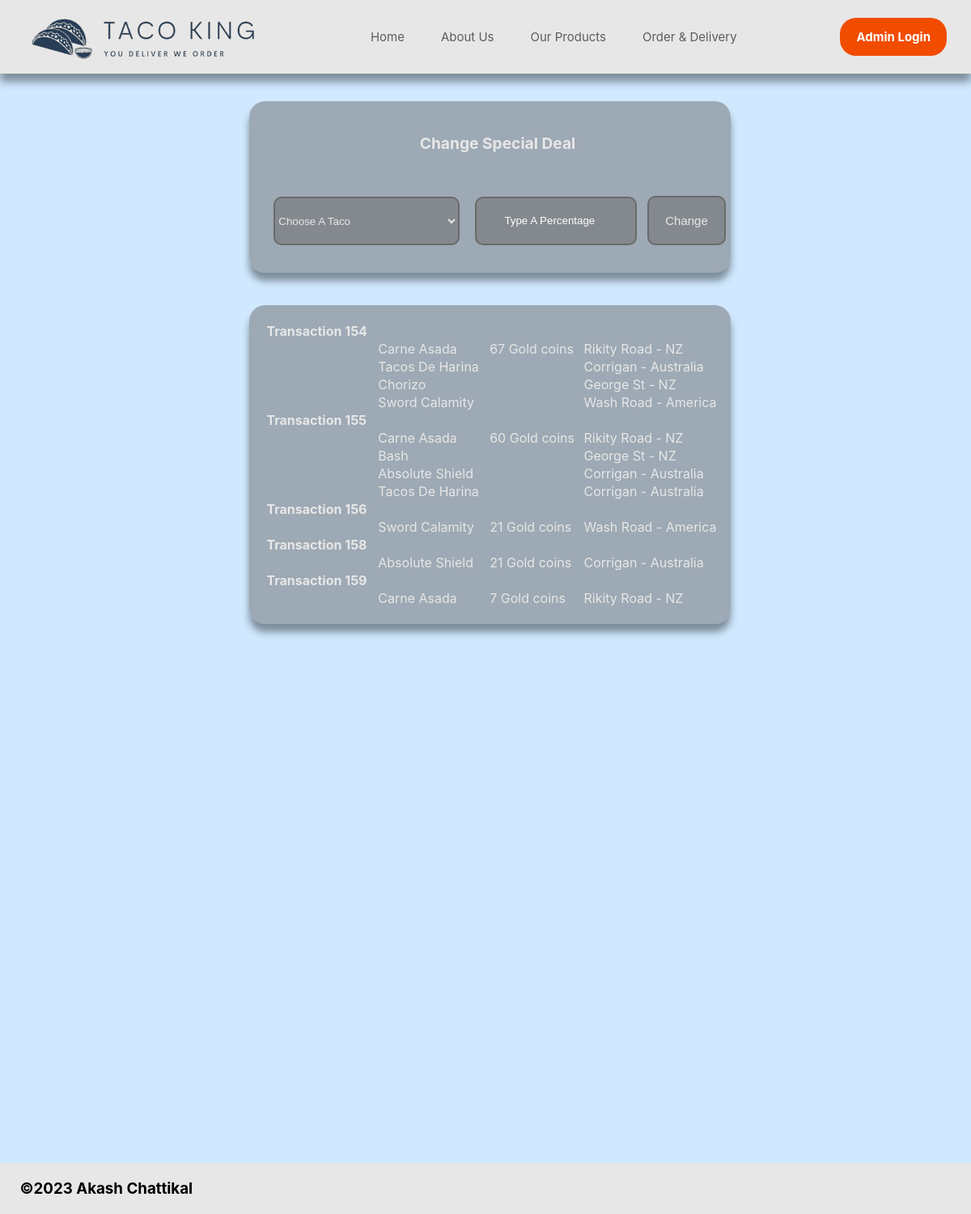
/admin (signed in), run on the app's committed database.
### tables this page shows
CREATE TABLE Taco_Types (id INTEGER PRIMARY KEY AUTOINCREMENT, photo TEXT, name TEXT, tortilla INTEGER REFERENCES Tortilla (id), description TEXT, price TEXT, discount_price TEXT, location INTEGER REFERENCES Locations (id));

CREATE TABLE Locations (id INTEGER PRIMARY KEY AUTOINCREMENT, name TEXT);

### routes.py (the view)
@app.route("/admin")
def admin():
    if session["admin"] is True:
        taco_names = select_database("SELECT name, id FROM Taco_Types;", None, 1)
        trancs = select_database('SELECT * FROM Orders', None, 1)
        transaction_list = []
        for tranc in trancs:
            id_num = tranc[0]
            taco_list = []
            total_cost = 0
            for i in range(1, len(tranc)-1):
                if tranc[i] is not None:
                    taco_info = select_database('SELECT name, location \
                    FROM Taco_Types WHERE id = ?', (tranc[i],), 2)
                    print(taco_info, print(tranc[i]))
                    name = taco_info[0]
                    location_id = taco_info[1]
                    location = select_database('SELECT name FROM Locations\
                    WHERE id = ?', (location_id,), 2)
                    if total_cost == 0:
                        total_cost = select_database('SELECT cost FROM Orders WHERE id=?', (id_num,), 2)[0]
                        taco_list.append([name, total_cost, location[0]])
                    else:
                        taco_list.append([name, "", location[0]])
            transaction_list.append([id_num, taco_list])
        return render_template("admin.html", tranc=transaction_list,
                               tacos=taco_names, title="Admin")
    else:
        abort(404)

### routes.py (called while the page is built)
def select_database(statement, id, mode):
    conn = sqlite3.connect("tacoshop.db")
    cur = conn.cursor()
    if id is None:
        cur.execute(statement)
    else:
        cur.execute(statement, id)
    if mode == 1:
        results = cur.fetchall()
    else:
        results = cur.fetchone()
    return results

### templates/admin.html (shortened to what this page needs)
{% extends "layout.html" %}
{% block content %}
<body class="admin">
    <table class="admin_table shadow table_bg rounded prevent-select">
        <tr>
            <td colspan="3" style="padding-top: 18px;">
                <h2 style="text-align: center;">
                    Change Special Deal
                </h2>
            </td>
        </tr>
        <tr>
            <td colspan="3">
            </td>
        </tr>
        <tr>
            <form action="/set_deal", method="post", enctype="multipart/form-data">
                <td style="text-align: center;">
                    <b>
                        <br>
                        <select class="round_select" name="taco" id="taco">
                            <optgroup label="Tacos">
                                <option value="" disabled selected hidden>Choose A Taco</option>
                            </optgroup>
                        </select>
                    </b>
                </td>
                <td class="deal_td">
                    <input type="number" id="percent" name="percent" placeholder="Type A Percentage" min="0" max="100" class="percent center">
                </td>
                <td class="deal_td">
                    <input type="submit" value="Change" class="select_input">
                </td>
            </form>
        </tr>
            <td>
            </td>
    </table>
    <br>
    <br>
    <table class="admin_table shadow table_bg rounded ad_footer">
        {% for item in tranc %}
        <tr>
            <td><b>Transaction {{item[0]}}</b></td>
            {% for i in item[1] %}
            {% set outer_loop = loop %}
            <tr>
                <td></td>
                <td>{{item[1][outer_loop.index0][0]}}</td>
                <td>{{item[1][outer_loop.index0][1]}} {% if loop.index0 == 0 %} Gold coins {% endif %}</td>
                <td>{{item[1][outer_loop.index0][2]}}</td>
            </tr>
            {% endfor %}
        </tr>
        {% endfor %}
    </table>
</body>
{% endblock %}

### static/css/style.css (style rules this page uses)
* { margin: 0; padding: 0; box-sizing: border-box; }
body { background-color: rgb(208, 233, 255); min-height: 1500px; padding-top: 125px; display: flex; flex-direction: column; font-family: 'Inter', sans-serif; }
.deal_td { text-align: center; padding-top: 19px; }
.prevent-select { user-select: none; }
.center { margin-left: auto; margin-right: auto; }
.admin_table { padding-top: 20px; margin-left: auto; margin-right: auto; width: 50%; padding-left: 20px; }
.table_bg { background-color: rgb(106, 106, 106, 0.5) }
.shadow { box-shadow: 0px 10px 10px 0px rgba(0,0,0,0.4); }
h2 { font-size: larger; }
.admin { background-image: url(../images/admin_bg.png); background-repeat: no-repeat; background-attachment: fixed; background-size: 100% 100%; }
.rounded { border-radius: 20px; }
.round_select { border-radius: 10px; }
select { justify-content: center; width: 230px; height: 60px; margin-bottom: 10px; margin-top: 10px; border:2px solid rgb(106, 106, 106); background-color: rgb(106, 106, 106, 0.5); color:#E7E7E7; }
optgroup { background-color: rgb(106, 106, 106); }
.select_input { border:2px solid rgb(106, 106, 106); background-color: rgb(106, 106, 106, 0.5); color:#E7E7E7; border-radius: 10px; padding: 20px; font-size: 15px; }
.percent { width: 200px; height: 60px; border:2px solid rgb(106, 106, 106); background-color: rgb(106, 106, 106, 0.5); color: white; border-radius: 10px; text-align:center; }
.ad_footer { margin-bottom: 50px; padding-bottom: 20px; }
input::placeholder { color: white; }

### data on the page
Taco_Types: name "Carne Asada" "Carne Asada" "Carne Asada"
Locations: name "Rikity Road - NZ" "Rikity Road - NZ" "Rikity Road - NZ"
Taco_Types: name "Tacos De Harina" "Tacos De Harina"
Locations: name "Corrigan - Australia" "Corrigan - Australia" "Corrigan - Australia" "Corrigan - Australia"
Taco_Types: name "Chorizo"
Locations: name "George St - NZ" "George St - NZ"
Taco_Types: name "Sword Calamity" "Sword Calamity"
Locations: name "Wash Road - America" "Wash Road - America"
Taco_Types: name "Bash"
Taco_Types: name "Absolute Shield" "Absolute Shield"

### other printed values
{{ item[0] }} "154" "155" "156" "158" "159"
{{ item[1][outer_loop.index0][1] }} "67" "60" "21" "21" "7"
